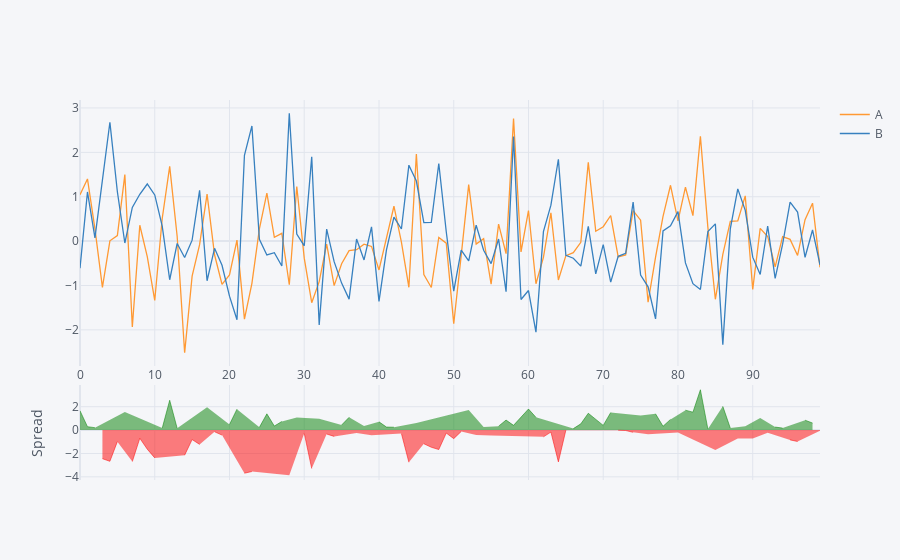

The notebook cell saved with this chart:
### Markdown cell above
<a id='spread'></a>
## Spread

### Code cell
df[['A','B']].iplot(kind = 'spread')
